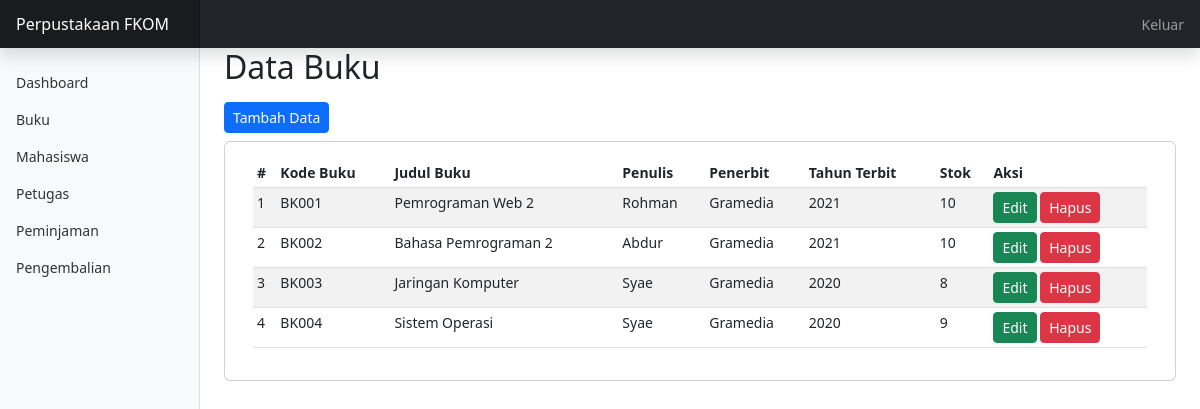
Screenshot of /?page=buku with the database file from the repository.
### tables this page shows
CREATE TABLE `buku` (
  `id_buku` int(11) NOT NULL,
  `kode_buku` char(5) NOT NULL,
  `judul_buku` varchar(50) NOT NULL,
  `penulis_buku` varchar(50) NOT NULL,
  `penerbit_buku` varchar(50) NOT NULL,
  `tahun_penerbit` int(4) NOT NULL,
  `stok` int(11) NOT NULL
);

### views/buku/index.php (the view)
<h2>Data Buku</h2>
<a href="?page=buku&aksi=tambah" class="btn btn-primary btn-sm mt-2 mb-2">Tambah Data</a>
<div class="card">
    <div class="container">
        <div class="card-body">
            <div class="table-responsive">
                <table class="table table-striped table-sm">
                    <thead>
                        <tr>
                            <th scope="col">#</th>
                            <th scope="col">Kode Buku</th>
                            <th scope="col">Judul Buku</th>
                            <th scope="col">Penulis</th>
                            <th scope="col">Penerbit</th>
                            <th scope="col">Tahun Terbit</th>
                            <th scope="col">Stok</th>
                            <th scope="col">Aksi</th>
                        </tr>
                    </thead>
                    <tbody>
                    <?php
                        $no = 1;
                        $sql = $conn->query("SELECT * FROM buku");
                        while ($data = $sql->fetch_assoc()) {
                    ?>
                        <tr>
                            <td><?= $no++; ?></td>
                            <td><?= $data['kode_buku']; ?></td>
                            <td><?= $data['judul_buku']; ?></td>
                            <td><?= $data['penulis_buku']; ?></td>
                            <td><?= $data['penerbit_buku']; ?></td>
                            <td><?= $data['tahun_penerbit']; ?></td>
                            <td><?= $data['stok']; ?></td>
                            <td>
                                <a href="" class="btn btn-success btn-sm">Edit</a>
                                <a href="" class="btn btn-danger btn-sm">Hapus</a>
                            </td>
                        </tr>
                    <?php } ?>
                    </tbody>
                </table>
            </div>
        </div>
    </div>
</div>

### rows the page displays
buku: kode_buku "BK001", judul_buku "Pemrograman Web 2", penulis_buku "Rohman", penerbit_buku "Gramedia", tahun_penerbit "2021", stok "10"
buku: kode_buku "BK002", judul_buku "Bahasa Pemrograman 2", penulis_buku "Abdur", penerbit_buku "Gramedia", tahun_penerbit "2021", stok "10"
buku: kode_buku "BK003", judul_buku "Jaringan Komputer", penulis_buku "Syae", penerbit_buku "Gramedia", tahun_penerbit "2020", stok "8"
buku: kode_buku "BK004", judul_buku "Sistem Operasi", penulis_buku "Syae", penerbit_buku "Gramedia", tahun_penerbit "2020", stok "9"
